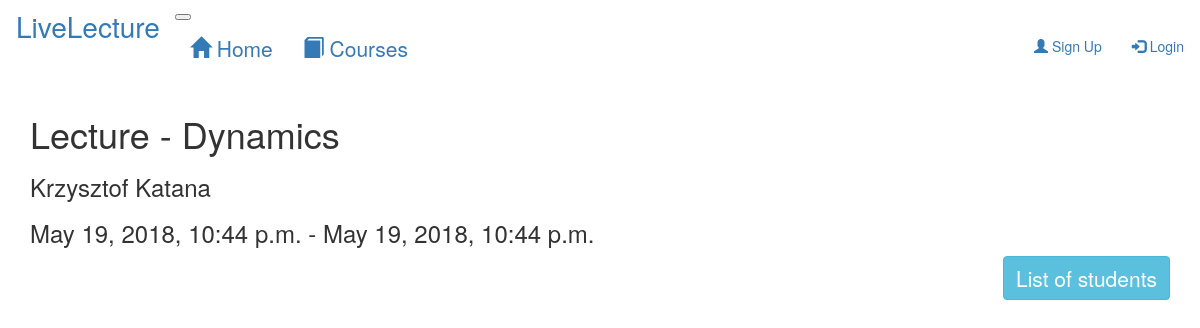
The page /lecture/6 on the database its author committed.
### LiveLecture/models.py (models this page shows, shortened)
class Lecture(models.Model):
    lecturer = models.ForeignKey(User, on_delete=models.CASCADE)
    name = models.CharField(max_length=50, unique=True)
    description = models.CharField(max_length=500)
    max_students = models.IntegerField()
    startTime = models.DateTimeField(default=datetime.now())
    endTime = models.DateTimeField(default=datetime.now())

class User(AbstractUser):
    first_name = models.CharField(max_length=20)
    last_name = models.CharField(max_length=20)
    is_lecturer = models.NullBooleanField()

### LiveLecture/views.py (the view)
# urls.py: path('lecture/<int:pk>',views.lecture, name='lecture'),
def lecture(request, pk):
    template = loader.get_template('LiveLecture/lecture.html')
    lecture = Lecture.objects.filter(pk=pk)[0]
    if lecture is None:
        raise ValueError("There is no lecture with this pk!")
    substriptions = Subscription.objects.filter(lecture=lecture)
    students = []
    for substription in substriptions:
        students.append(substription.student)
    messages = Messages.objects.filter(lecture=lecture).order_by('-likes')
    context = {'lecture': lecture, 'students': students, 'messages' : messages}
    return render(request, 'LiveLecture/lecture.html', context)

### LiveLecture/templates/LiveLecture/lecture.html (shortened to what this page needs)
{% extends 'LiveLecture/base.html' %}
{% block content %}
    <h1 class="mt-5">Lecture - {{ lecture.name }}</h1>
    <h3 class="mt-3">{{ lecture.lecturer.first_name }} {{ lecture.lecturer.last_name }}</h3>
    <h3 class="mt-5">{{ lecture.startTime }} - {{ lecture.endTime }}</h3>
    <div class="form-row text-right margin mt-5">
        <button type="button" class="btn btn-info" data-toggle="collapse" data-target="#list" style="font-size: 1.5em">
            List of students
        </button>
    </div>
{% endblock %}

### rows shown on the page
Lecture: name "Dynamics", lecturer.first_name "Krzysztof", lecturer.last_name "Katana", startTime "May 19, 2018, 10:44 p.m.", endTime "May 19, 2018, 10:44 p.m."
